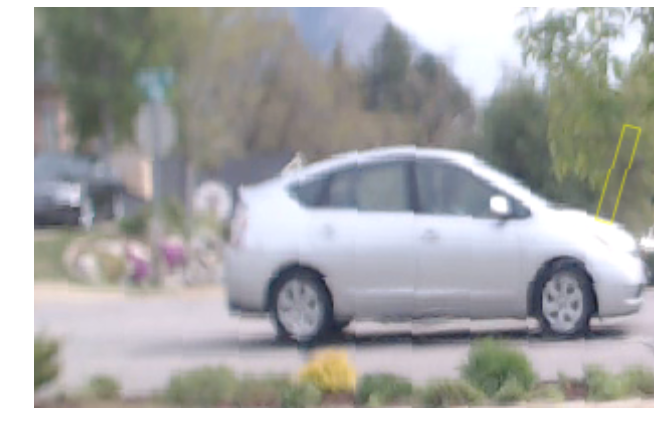
#> input picture 17.14 Kmh  16h-09m-42s.bmpSED.png, 654 x 432 px; its folder holds 4 pictures in this run
$ python HIST_OrientedGradI212_26_16GOLD_Update_9_20_21A.py   (older library calls are emulated)
#> lines starting #> are read from the running program, lines starting #| are printed output that depends on the picture
import matplotlib.pyplot as plt
from matplotlib import style
style.use("ggplot")
from PIL import Image
import skimage
import sklearn
import numpy as np
from skimage.feature import hog
from skimage import data, color, exposure
from sklearn import svm
import glob
import os
import mahotas
import imutils
from scipy import misc
import scipy
from skimage import io
import pickle
#import pdb; pdb.set_trace()
#from pdb import set_trace as bp

import warnings
warnings.filterwarnings("ignore", category=DeprecationWarning)

#SUPERVISED LEARNING USING HISTOGRAM ORIENTED GRADIENTS.
# This code reads in a series of .png image files of different kinds of vehicular traffic outside my office
#window.  The image file names have labels embedded in the file names.  The code reads the images
#in and converts them to grayscale.  Then the code converts the images to Histogram Oriented Gradients.
#the HOG is then used to classify the different HOG based on their labels.  The training set provided
#with this code contains 99 samples of Trucks, Sedans, and Sport Utility Vehicles (SUV).   The code uses
#a debugger pdb() function to step through the code. Simply type c to contine the execution.  To remove
#the debugger stops simply comment out the bp() statements.

#At the very end of the program, an image of an SUV is provided that was not part of the training set.
#The code predicts the probability of the image being a Sedan, Truck or SUV.
#This code was authored by Russell A. Crook All rights researved 2016.
#This code is provided without warranty and is open for use by anyone provide credit is given.

def rgb2gray(rgb):
    return np.dot(rgb[...,:3], [0.2989, 0.5870, 0.1140])


files=glob.glob('*.png')
print (files)
print (len(files))
#http://www.astro.washington.edu/users/vanderplas/Astr599/notebooks/17_SklearnIntro
#bp()
#CountNEG=0
CountTRK=0
CountSED=0
CountSUV=0
labels=[]
label=[]
feature=[]
targets=[]
list_hog_fd=[]

#image size 432 x 654
#dtype float32

for file in files:
    #bp()
    print (file)
    b=file[-7:-4]
    print ('b=',b)
    if b=='SUV':
        #images of SUV's labels [1,0,0]
        label='SUV'
        #labels=label.append(label)
        y=1
        targets.append(y)
#http://stackoverflow.com/questions/23008447/classification-test-in-scikit-learn-valueerror-setting-an-array-element-with-a
        #image=misc.imread(file)
        #grayscale=scipy.ndimage.imread(file, flatten=True, mode=None)
        img=plt.imread(file)
        grayscale = rgb2gray(img)
        fd = hog(grayscale, orientations=8, pixels_per_cell=(6, 6),cells_per_block=(3, 3), visualize=False)
        (h,w)=grayscale.shape
        type=grayscale.dtype
        #feature+=[fd]
        list_hog_fd.append(fd)
        #print(feature)
        CountSUV+=1
        print('SUV count=',CountSUV)
        #bp()
    if b=='SED':
        #images of Sedans labels [0,1,0]
        label='SED'
        #labels=label.append(label)
        y=2
        targets.append(y)
        #image=misc.imread(file)
        #grayscale=scipy.ndimage.imread(file, flatten=True, mode=None)
        img=plt.imread(file)
#> img is the input picture: shape (432, 654, 4) float32; mean R, G, B, A 0.667, 0.668, 0.669, 0.88
        grayscale = rgb2gray(img)
#> in rgb2gray, `return np.dot(rgb[...,:3], [0.2989, 0.5870, 0.1140])`:
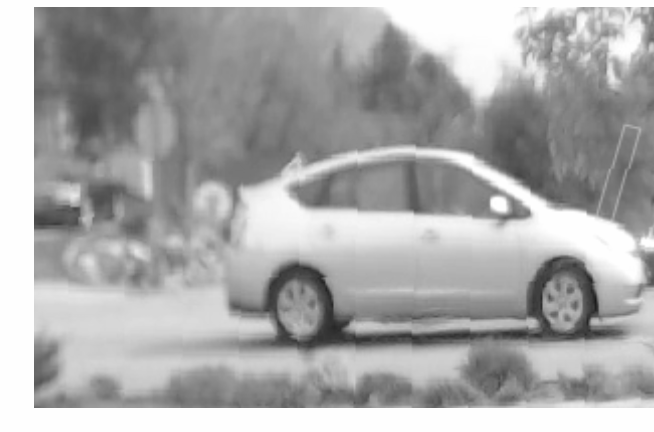
#> returned value: shape (432, 654) float64; min 0.098, max 1, mean 0.668
        fd= hog(grayscale, orientations=8, pixels_per_cell=(6, 6),cells_per_block=(3, 3), visualize=False)
        (h,w)=grayscale.shape
#> h = 432; w = 654
        type=grayscale.dtype
        #feature+=[fd]
        list_hog_fd.append(fd)
        CountSED+=1
        print('Sedan Count=',CountSED)
    if b=='TRK':
        #images of Trucks labels [0,0,1]
        label='TRK'
        #labels=label.append(label)
        y=3
        targets.append(y)
        #labels+=[y]
        #image=misc.imread(file)
        img=plt.imread(file)
        #grayscale=scipy.ndimage.imread(file, flatten=True, mode=None)'
        img=plt.imread(file)
        grayscale = rgb2gray(img)
        fd= hog(grayscale, orientations=8, pixels_per_cell=(6, 6),cells_per_block=(3, 3), visualize=False)
        (h,w)=grayscale.shape
        type=grayscale.dtype
        #feature+=[fd]
        list_hog_fd.append(fd)
        #print(feature)
        CountTRK+=1
        print('Truck Count=',CountTRK)
#> pass 2 of the loop `for file in files:`:
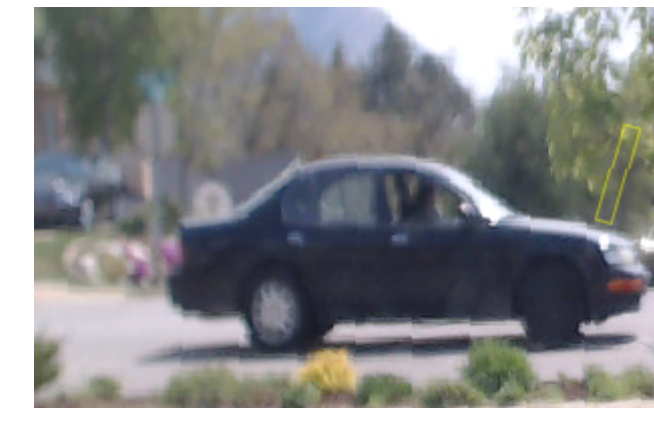
#> input picture 17.72 Kmh  14h-47m-42s.bmpSED.png, 654 x 432 px
#> img is the input picture: shape (432, 654, 4) float32; mean R, G, B, A 0.539, 0.543, 0.549, 0.88
#> in rgb2gray (call 2), `return np.dot(rgb[...,:3], [0.2989, 0.5870, 0.1140])`:
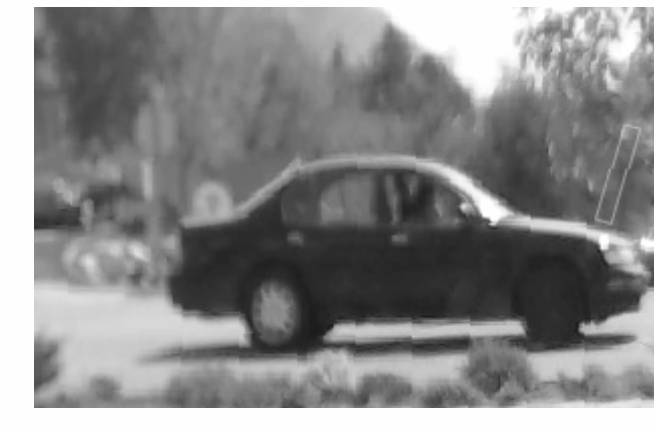
#> returned value: shape (432, 654) float64; min 0.106, max 1, mean 0.543
#> pass 3 of the loop `for file in files:`:
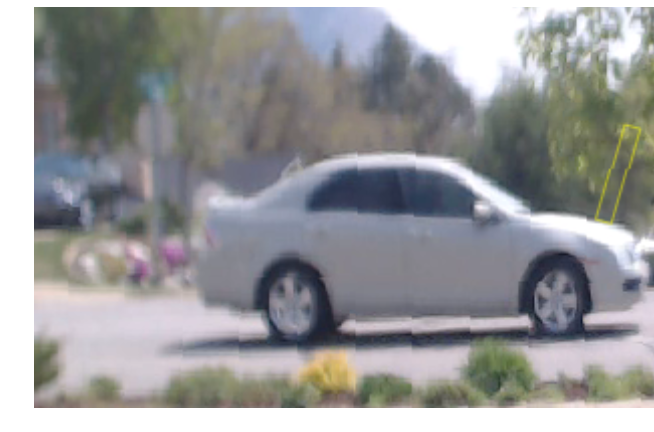
#> input picture 20.41 Kmh  14h-45m-18s.bmpSED.png, 654 x 432 px
#> img is the input picture: shape (432, 654, 4) float32; mean R, G, B, A 0.597, 0.599, 0.604, 0.88
#> in rgb2gray (call 3), `return np.dot(rgb[...,:3], [0.2989, 0.5870, 0.1140])`:
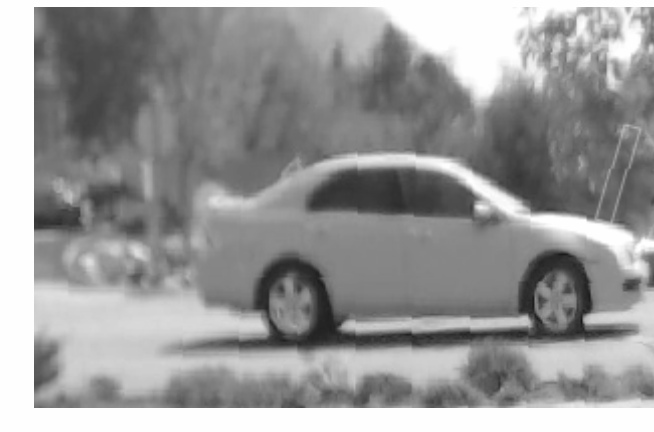
#> returned value: shape (432, 654) float64; min 0.0974, max 1, mean 0.599
#> the loop made 4 passes; the first 3 are shown
feature=np.array(list_hog_fd,'float64')
print ('number of Trucks', CountTRK)
print ('number of Sedans', CountSED)
print ('number of SUVs', CountSUV)
print ('length of features', len(feature))
print ('length of targets', len(targets))

#print label
#print feature
#X=np.asarray(feature)
X=feature
#print (X[0])
clf=svm.SVC(kernel='linear',probability=True)
clf.fit(X,targets)
# save model
filename = 'finalized_model.sav'
pickle.dump(clf, open(filename, 'wb'))


#bp()
print ('Program Complete')
# Making a prediction
print('Now making prediction based on HOG SVM Classifier')
predfile='61.07 Kmh  16h-20m-12s.bmpPRD.png'
#> (the run stopped early here; a loop or call above may not have finished)
